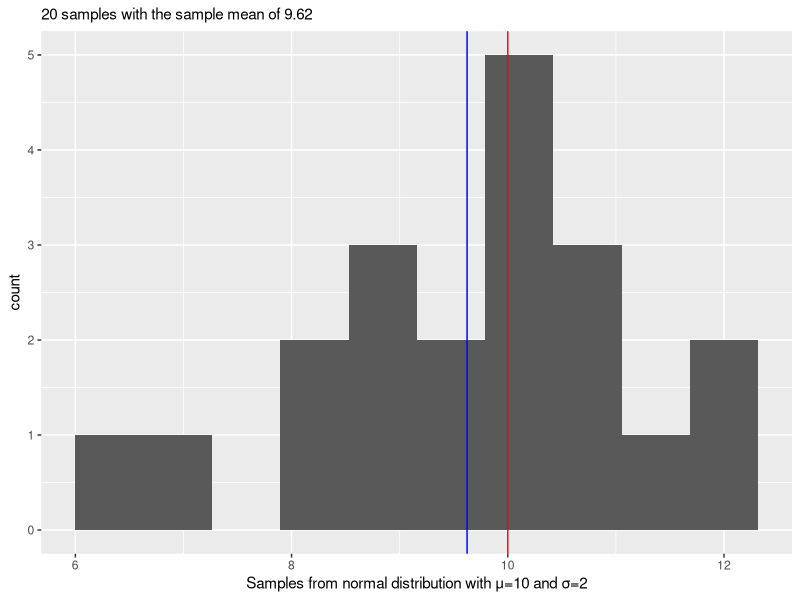
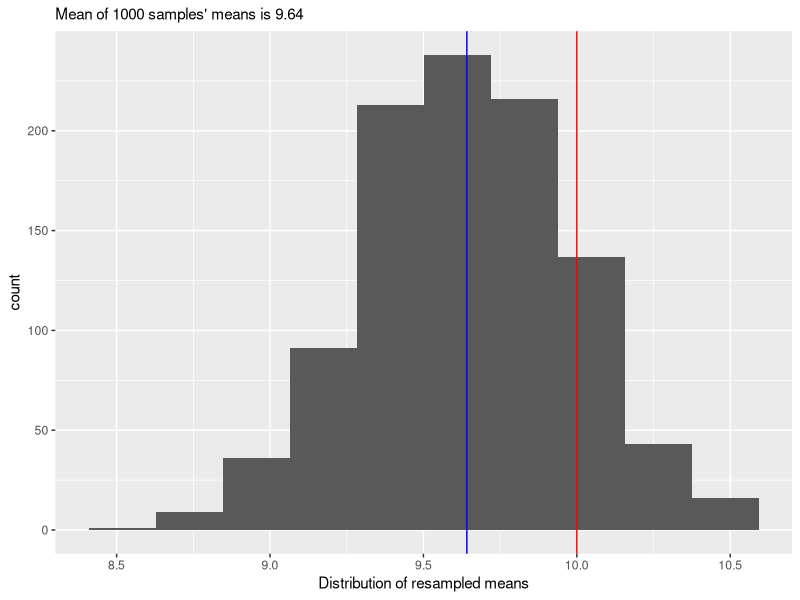
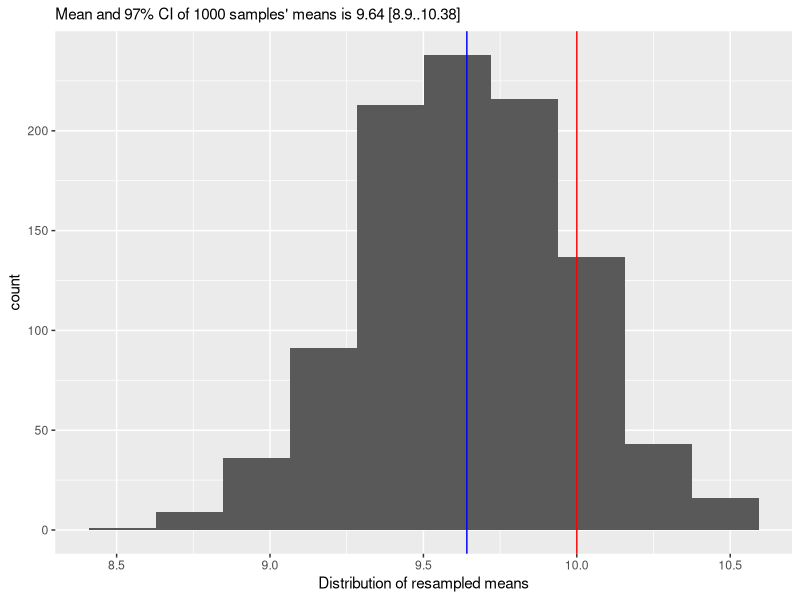
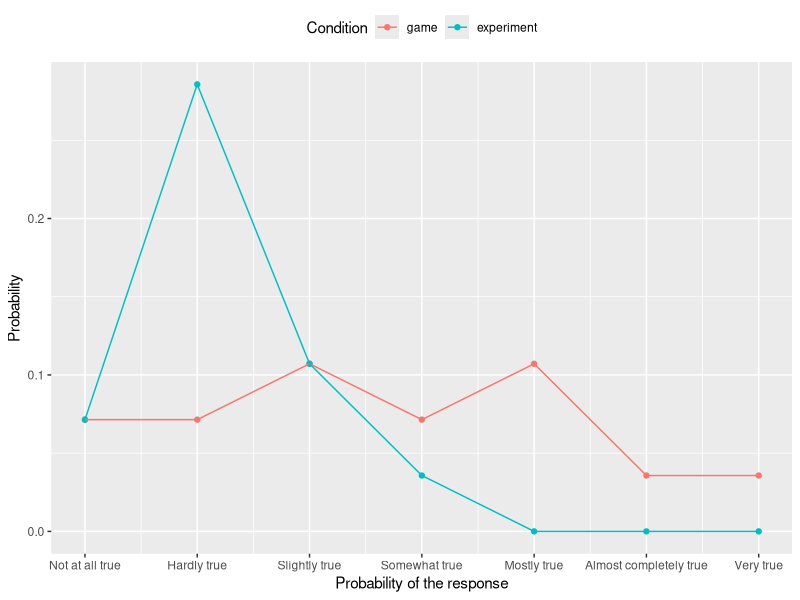
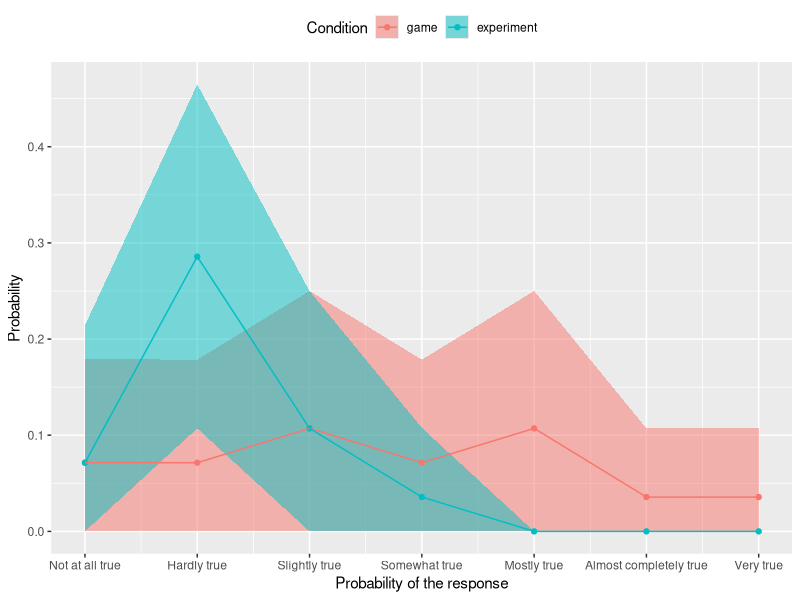

Recreate these plots in R, in order.
## ---- chunk 1
library(glue)
library(tidyverse)
## ---- chunk 2
set.seed(1745)
true_mean <- 10
true_sd <- 2
samples_n <- 20
samples <- rnorm(samples_n, true_mean, true_sd)
ggplot(data=NULL, aes(x=samples)) + 
  geom_histogram(bins=10) +
  geom_vline(xintercept = true_mean, color="red") +
  geom_vline(xintercept = mean(samples), color="blue") +
  xlab(glue("Samples from normal distribution with μ={true_mean} and σ={true_sd}")) +
  labs(subtitle = glue("{samples_n} samples with the sample mean of {round(mean(samples), 2)}"))
## ---- chunk 3
t.test(samples, mu = 10)
## ---- chunk 4
resample_mean <- function(values) {mean(sample(values, size = length(values), replace = TRUE))}
iterations_n <- 1000
replisamples <- replicate(iterations_n, mean(sample(samples, replace=TRUE)))

ggplot(data=NULL, aes(x = replisamples)) + 
  geom_histogram(bins=10) +
  geom_vline(xintercept = true_mean, color="red") +
  geom_vline(xintercept = mean(replisamples), color="blue") +
  xlab("Distribution of resampled means") +
  labs(subtitle = glue("Mean of {iterations_n} samples' means is {round(mean(replisamples), 2)}"))
## ---- chunk 5
CI <- 97
mean_CI <- round(quantile(replisamples, c((1-CI/100)/2, 1-(1-CI/100)/2)), 2)

ggplot(data=NULL, aes(x = replisamples)) + 
  geom_histogram(bins=10) +
  geom_vline(xintercept = true_mean, color="red") +
  geom_vline(xintercept = mean(replisamples), color="blue") +
  xlab("Distribution of resampled means") +
  labs(subtitle = glue("Mean and {CI}% CI of {iterations_n} samples' means is {round(mean(replisamples), 2)} [{mean_CI[1]}..{mean_CI[2]}]"))
## ---- chunk 6
library(boot)
custom_mean <- function(data, indexes){
  mean(data[indexes])
}

booted_samples <- boot(samples, statistic = custom_mean, R=1000)
boot.ci(booted_samples, type="perc")
## ---- chunk 7
im_levels <- c("Not at all true", 
               "Hardly true",
               "Slightly true",
               "Somewhat true",
               "Mostly true",
               "Almost completely true",
               "Very true")

likert_df <- 
  read_csv("data/likert-scale.csv",
            col_types = cols(Participant = col_character(),
                             Condition = col_double(),
                             Response = col_double())) |>
  mutate(Condition = factor(Condition, levels = 1:2, labels = c("game", "experiment")),
         Response = factor(Response, levels = 1:length(im_levels), labels = im_levels))

count_responses <- function(df, resample = FALSE) {
  if (resample) df <- sample_frac(df, size = 1, replace = TRUE)
  
  df |>
  count(Condition, Response) |>
  complete(Condition, Response, fill = list(n = 0)) |>
  mutate(Probability = n / sum(n))
}

likert_avg <- count_responses(likert_df)
  
ggplot(likert_avg, aes(x = as.integer(Response), y = Probability, color = Condition)) +
  geom_point() +
  geom_line() +
  scale_x_continuous(name = "Probability of the response", breaks = 1:7, labels = im_levels) +
  theme(legend.position = "top")
## ---- chunk 8
likert_resampled <- 
  purrr::map(1:1000, ~count_responses(likert_df, resample = TRUE)) |>
  list_rbind()

likert_CI <-
  likert_resampled |>
  group_by(Condition, Response) |>
  summarise(LowerCI = quantile(Probability, (1 - CI/100) / 2),
            UpperCI = quantile(Probability, 1 - (1 - CI/100) / 2),
            .groups = "drop")

likert_CI |>
  knitr::kable()
## ---- chunk 9
ggplot(likert_avg, aes(x = as.integer(Response), y = Probability, color = Condition)) +
  geom_ribbon(data = likert_CI, aes(ymin = LowerCI, ymax = UpperCI, y = UpperCI, fill = Condition), alpha = 0.5, color = NA) +
  geom_point() +
  geom_line() +
  scale_x_continuous(name = "Probability of the response", breaks = 1:7, labels = im_levels) +  theme(legend.position = "top")

